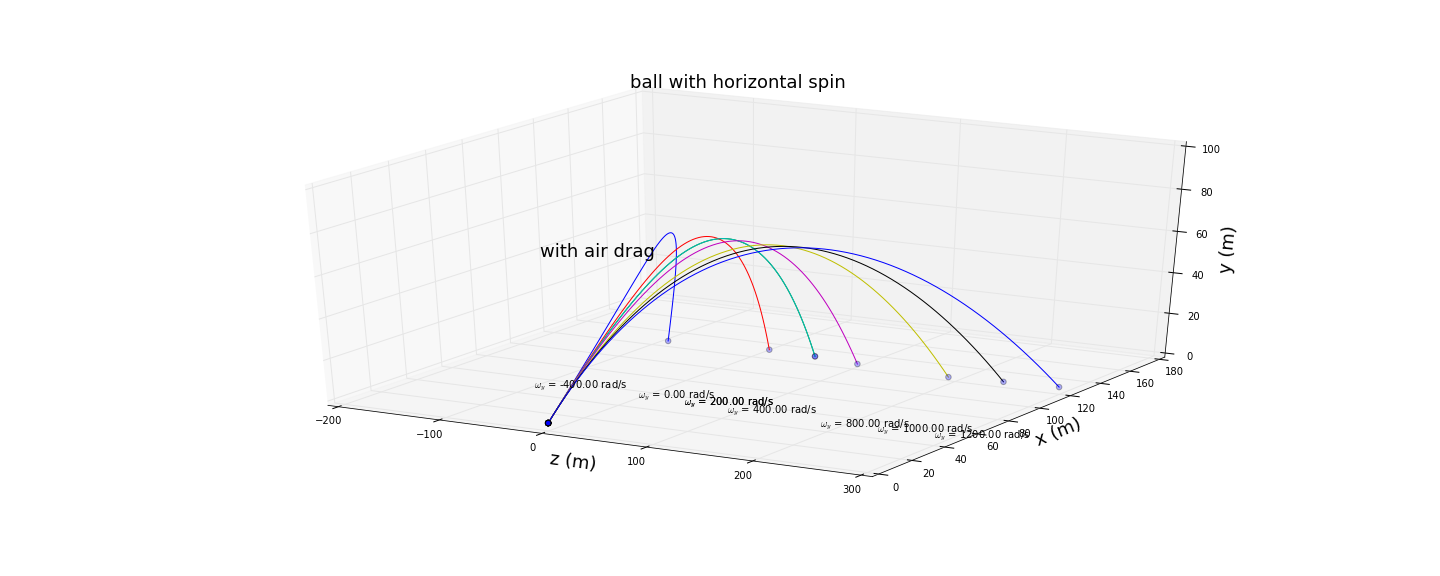

Write Python code to recreate this figure.
# -*- coding: utf-8 -*-
"""
Created on Mon Jun 13 12:44:14 2016

@author:bertramlee
"""

import numpy as np    # import packages
import math
import mpl_toolkits.mplot3d 
import matplotlib.pyplot as plt

# class BASEBALL will compute the trajetory of the baseball with air resistance
# where
#             vx0,vy0,vz0: initial velocity of the baseball
#             dt: time step size
#             omgx,omgy,omgz: the angular velocity
class BASEBALL(object):
    def __init__(self, _vx0, _vy0, _vz0, _dt= 0.1, _omgx=0,_omgy=0,_omgz=0):
        self.vx, self.vy, self.vz= _vx0, _vy0, _vz0 
        self.v = math.sqrt(_vx0**2+ _vy0**2+ _vz0**2)
        self.B2= 0.0039+ 0.0058/(1.+math.exp((self.v-35)/5))
        self.S0= 4.1E-4
        self.g= 9.8
        self.dt= _dt 
        self.x, self.y, self.z= [0], [1.8], [0]
        self.omgx, self.omgy, self.omgz= _omgx, _omgy, _omgz 
    def calculate(self):
        while True: 
            self.x.append(self.vx*self.dt+self.x[-1])            # append coordinates to x,y,z
            self.y.append(self.vy*self.dt+self.y[-1])
            self.z.append(self.vz*self.dt+self.z[-1])
            self.vx, self.vy, self.vz = \
                (-self.B2*self.v*self.vx)*self.dt+ self.vx, \
                (-self.g)*self.dt+ self.vy,\
                (self.S0*self.vx*self.omgz)*self.dt+ self.vz                      # change the velocity
            self.v= math.sqrt(self.vx**2+self.vy**2+self.vz**2)
            self.B2= 0.0039+ 0.0058/(1.+math.exp((self.v-35)/5))
            if self.y[-1]< 0: 
                break
    def graphics(self,_gra, _omgy):             # plot the trajetory
        _gra.plot(self.z, self.x, self.y, label=r'$\omega _y$ = %.2f rad/s'%_omgy)
        _gra.scatter([self.z[0],self.z[-1]],[self.x[0],self.x[-1]],[self.y[0],self.y[-1]],s=30)
        _gra.text(self.z[-1], self.x[-1]-80, self.y[-1], r'$\omega _y$ = %.2f rad/s'%_omgy,fontsize=10)


fig= plt.figure(figsize=(20,8))
ax = plt.subplot(1,1,1,projection='3d')
for omgz in [-400.,200.,0.,200.,400.,800.,1000.,1200.]:          # change the angular velocity the determine the dependence of trajetory on omega
    comp= BASEBALL(110*0.4470*math.cos(np.pi/4), 110*0.4470*math.sin(np.pi/4), 0., 0.1,0,0,omgz)
    comp.calculate()
    comp.graphics(ax, omgz)
ax.set_xlabel('z (m)', fontsize=18)
ax.set_ylabel('x (m)', fontsize=18)
ax.set_zlabel('y (m)', fontsize=18)
ax.set_title('ball with horizontal spin', fontsize=18)
ax.set_xlim(-200,300)
ax.set_ylim(0,180)
ax.set_zlim(0,100)
ax.text(0,0,80,'with air drag', fontsize= 18)

plt.savefig('ch2_baseball_backspin_3d-tz.png')
plt.show(fig)
